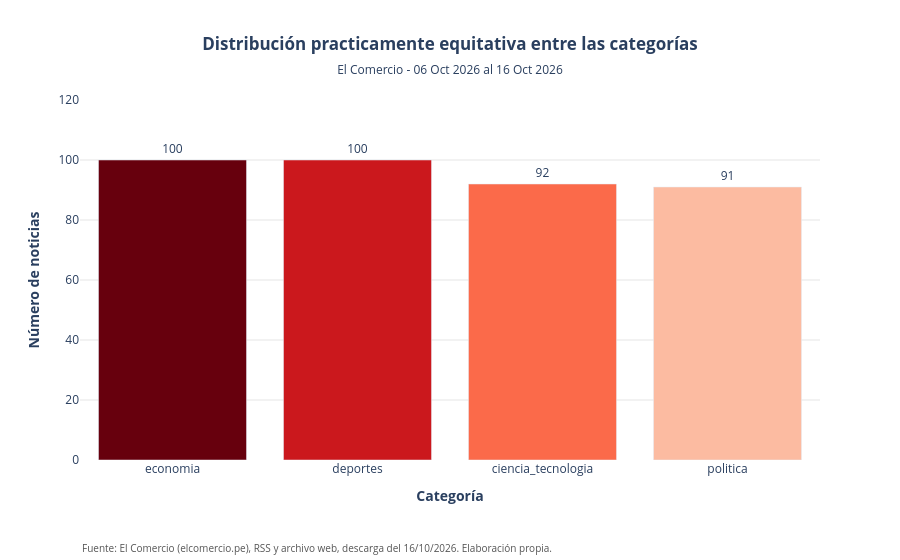

Notebook cell for this chart:
### Markdown cell above
## 4. Análisis Exploratorio (EDA)

4.1. Distribución de noticias por categoría

### Code cell
import plotly.express as px

dist = (df["etiqueta"].value_counts()
          .rename_axis("categoria")
          .reset_index(name="noticias"))

fig = px.bar(dist, x="categoria", y="noticias",
             color="categoria", text="noticias",
             color_discrete_sequence=px.colors.sequential.Reds[-1:-8:-2],
             title=(f"<b>Distribución practicamente equitativa entre las categorías"),
             subtitle=(f"El Comercio - 06 Oct 2026 al 16 Oct 2026")
             )

fig.update_traces(textposition="outside")
fig.update_layout(title_x=0.5,
                  xaxis_title="<b>Categoría</b>",
                  yaxis_title="<b>Número de noticias</b>",
                  yaxis_range=[0, 120],
                  plot_bgcolor="white",
                  showlegend=False)
fig.update_yaxes(gridcolor="#E5E5E5")

fig.add_annotation(text="Fuente: El Comercio (elcomercio.pe), RSS y archivo web, descarga del 16/10/2026. Elaboración propia.",
                   xref="paper", yref="paper", x=0, y=-0.22,
                   xanchor="left", yanchor="top", showarrow=False,
                   font=dict(size=10, color="#555555"))
fig.update_layout(margin=dict(b=100))

fig.show()

### Figure 1 — Plotly figure (JSON) as saved in the notebook; plotly's stock layout.template omitted (floating-point values rounded to 4 significant figures)
{"data": [{"hovertemplate": "categoria=%{x}<br>noticias=%{text}<extra></extra>", "legendgroup": "economia", "marker": {"color": "rgb(103,0,13)", "pattern": {"shape": ""}}, "name": "economia", "orientation": "v", "showlegend": true, "text": [100.0], "textposition": "outside", "type": "bar", "x": ["economia"], "xaxis": "x", "y": [100], "yaxis": "y"}, {"hovertemplate": "categoria=%{x}<br>noticias=%{text}<extra></extra>", "legendgroup": "deportes", "marker": {"color": "rgb(203,24,29)", "pattern": {"shape": ""}}, "name": "deportes", "orientation": "v", "showlegend": true, "text": [100.0], "textposition": "outside", "type": "bar", "x": ["deportes"], "xaxis": "x", "y": [100], "yaxis": "y"}, {"hovertemplate": "categoria=%{x}<br>noticias=%{text}<extra></extra>", "legendgroup": "ciencia_tecnologia", "marker": {"color": "rgb(251,106,74)", "pattern": {"shape": ""}}, "name": "ciencia_tecnologia", "orientation": "v", "showlegend": true, "text": [92.0], "textposition": "outside", "type": "bar", "x": ["ciencia_tecnologia"], "xaxis": "x", "y": [92], "yaxis": "y"}, {"hovertemplate": "categoria=%{x}<br>noticias=%{text}<extra></extra>", "legendgroup": "politica", "marker": {"color": "rgb(252,187,161)", "pattern": {"shape": ""}}, "name": "politica", "orientation": "v", "showlegend": true, "text": [91.0], "textposition": "outside", "type": "bar", "x": ["politica"], "xaxis": "x", "y": [91], "yaxis": "y"}], "layout": {"annotations": [{"font": {"color": "#555555", "size": 10}, "showarrow": false, "text": "Fuente: El Comercio (elcomercio.pe), RSS y archivo web, descarga del 16/10/2026. Elaboración propia.", "x": 0, "xanchor": "left", "xref": "paper", "y": -0.22, "yanchor": "top", "yref": "paper"}], "barmode": "relative", "legend": {"title": {"text": "categoria"}, "tracegroupgap": 0}, "margin": {"b": 100}, "plot_bgcolor": "white", "showlegend": false, "title": {"subtitle": {"text": "El Comercio - 06 Oct 2026 al 16 Oct 2026"}, "text": "<b>Distribución practicamente equitativa entre las categorías", "x": 0.5}, "xaxis": {"anchor": "y", "categoryarray": ["economia", "deportes", "ciencia_tecnologia", "politica"], "categoryorder": "array", "domain": [0, 1], "title": {"text": "<b>Categoría</b>"}}, "yaxis": {"anchor": "x", "domain": [0, 1], "gridcolor": "#E5E5E5", "range": [0, 120], "title": {"text": "<b>Número de noticias</b>"}}}}
